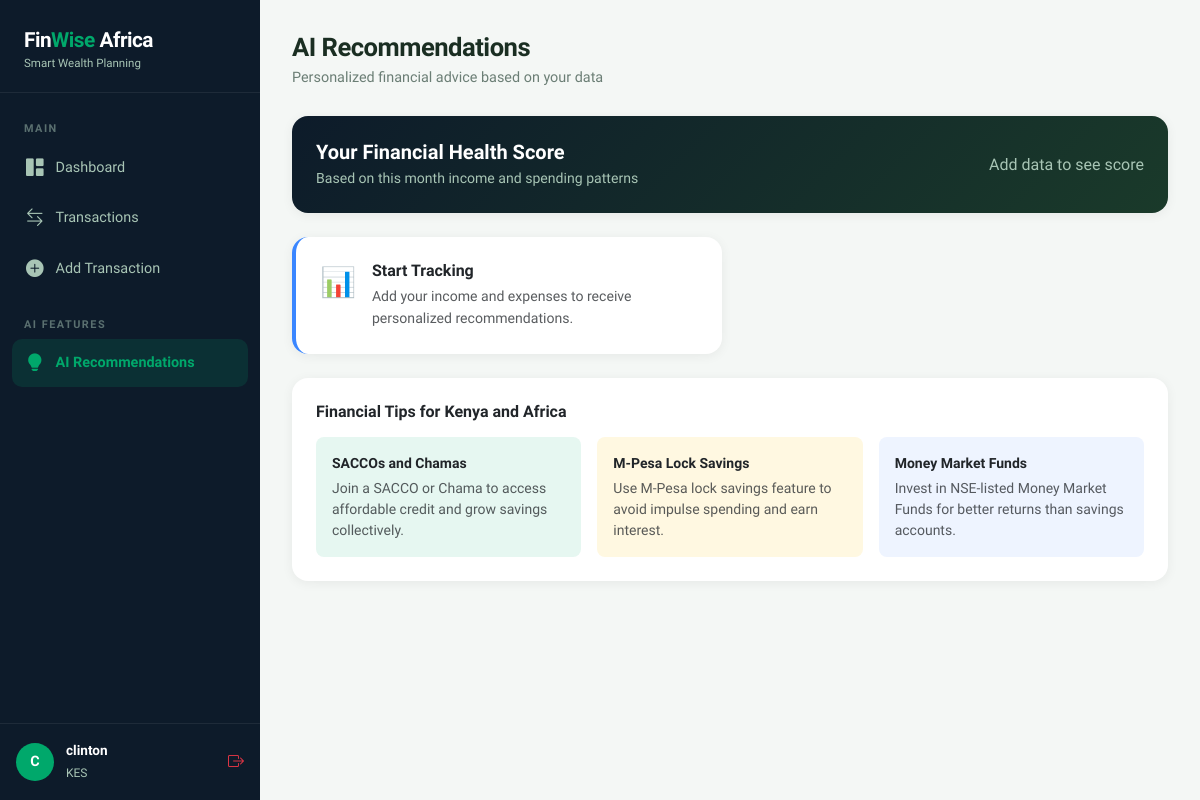
The page /recommendations (signed in) on the database its author committed.
### models/user.py (models this page shows, shortened)
class User(UserMixin, db.Model):
    __tablename__ = 'users'
    id = db.Column(db.Integer, primary_key=True)
    full_name = db.Column(db.String(100), nullable=False)
    email = db.Column(db.String(120), unique=True, nullable=False)
    password_hash = db.Column(db.String(256), nullable=False)
    currency = db.Column(db.String(10), default='KES')
    monthly_income_target = db.Column(db.Float, default=0.0)
    created_at = db.Column(db.DateTime, default=db.func.now())
    transactions = db.relationship('Transaction', backref='user', lazy=True)
    savings = db.relationship('Savings', backref='user', lazy=True)

### routes/recommendations.py (the view)
@recommendations_bp.route('/recommendations')
@login_required
def index():
    now = datetime.utcnow()
    month_start = date(now.year, now.month, 1)
    total_income = db.session.query(func.sum(Transaction.amount)).filter(
        Transaction.user_id == current_user.id,
        Transaction.type == 'income',
        Transaction.date >= month_start
    ).scalar() or 0
    total_expenses = db.session.query(func.sum(Transaction.amount)).filter(
        Transaction.user_id == current_user.id,
        Transaction.type == 'expense',
        Transaction.date >= month_start
    ).scalar() or 0
    expense_by_category = db.session.query(
        Transaction.category, func.sum(Transaction.amount)
    ).filter(
        Transaction.user_id == current_user.id,
        Transaction.type == 'expense',
        Transaction.date >= month_start
    ).group_by(Transaction.category).all()
    recommendations = generate_recommendations(total_income, total_expenses, expense_by_category)
    return render_template('recommendations/index.html',
        recommendations=recommendations,
        total_income=total_income,
        total_expenses=total_expenses
    )

### app.py (called while the page is built)
def create_app():
    app = Flask(__name__)
    app.config.from_object(Config)
    db.init_app(app)
    login_manager = LoginManager()
    login_manager.init_app(app)
    login_manager.login_view = 'auth.login'
    login_manager.login_message_category = 'warning'
    @login_manager.user_loader
    def load_user(user_id):
        return User.query.get(int(user_id))
    from routes.auth import auth_bp
    from routes.dashboard import dashboard_bp
    from routes.transactions import transactions_bp
    from routes.recommendations import recommendations_bp
    app.register_blueprint(auth_bp)
    app.register_blueprint(dashboard_bp)
    app.register_blueprint(transactions_bp)
    app.register_blueprint(recommendations_bp)
    @app.route('/')
    def index():
        return redirect(url_for('dashboard.index'))
    with app.app_context():
        db.create_all()
    return app

### ml/advisor.py (called while the page is built, shortened)
def generate_recommendations(total_income, total_expenses, expense_by_category):
    recommendations = []
    if total_income == 0:
        recommendations.append({
            'type': 'info',
            'icon': '📊',
            'title': 'Start Tracking',
            'message': 'Add your income and expenses to receive personalized recommendations.'
        })
        return recommendations

### templates/recommendations/index.html (shortened to what this page needs)
{% extends 'base.html' %}
{% block content %}
<div class="page-header">
    <h2>AI Recommendations</h2>
    <p>Personalized financial advice based on your data</p>
</div>
<div class="card p-4 mb-4" style="background: linear-gradient(135deg, #0D1B2A, #1A3A2A); color:white;">
    <div class="row align-items-center">
        <div class="col-md-8">
            <h5 class="fw-bold mb-1">Your Financial Health Score</h5>
            <p class="mb-0" style="color:#A8C5B5; font-size:0.88rem;">Based on this month income and spending patterns</p>
        </div>
        <div class="col-md-4 text-md-end mt-3 mt-md-0">
            {% if total_income > 0 %}
                {% set savings_rate = ((total_income - total_expenses) / total_income * 100) | round(1) %}
                <div style="font-size:2.2rem; font-weight:800; color:#00A86B;">{{ savings_rate }}%</div>
                <small style="color:#A8C5B5;">Savings Rate</small>
            {% else %}
                <div style="font-size:1rem; color:#A8C5B5;">Add data to see score</div>
            {% endif %}
        </div>
    </div>
</div>
<div class="row g-3">
{% for rec in recommendations %}
    <div class="col-md-6">
        <div class="card p-4 h-100" style="border-left: 4px solid
            {% if rec.type == 'success' %}#00A86B
            {% elif rec.type == 'warning' %}#FFB800
            {% elif rec.type == 'danger' %}#E63946
            {% else %}#3A86FF{% endif %};">
            <div class="d-flex align-items-start gap-3">
                <div style="font-size:1.8rem;">{{ rec.icon }}</div>
                <div>
                    <h6 class="fw-bold mb-1">{{ rec.title }}</h6>
                    <p class="text-muted mb-0" style="font-size:0.88rem; line-height:1.6;">{{ rec.message }}</p>
                </div>
            </div>
        </div>
    </div>
{% endfor %}
</div>
<div class="card p-4 mt-4">
    <h6 class="fw-bold mb-3">Financial Tips for Kenya and Africa</h6>
    <div class="row g-3">
        <div class="col-md-4">
            <div class="p-3 rounded-3" style="background:#E6F7F1;">
                <div class="fw-bold small mb-1">SACCOs and Chamas</div>
                <p class="small text-muted mb-0">Join a SACCO or Chama to access affordable credit and grow savings collectively.</p>
            </div>
        </div>
        <div class="col-md-4">
            <div class="p-3 rounded-3" style="background:#FFF8E1;">
                <div class="fw-bold small mb-1">M-Pesa Lock Savings</div>
                <p class="small text-muted mb-0">Use M-Pesa lock savings feature to avoid impulse spending and earn interest.</p>
            </div>
        </div>
        <div class="col-md-4">
            <div class="p-3 rounded-3" style="background:#EEF4FF;">
                <div class="fw-bold small mb-1">Money Market Funds</div>
                <p class="small text-muted mb-0">Invest in NSE-listed Money Market Funds for better returns than savings accounts.</p>
            </div>
        </div>
    </div>
</div>
{% endblock %}

### templates/base.html (shortened to what this page needs)
<!DOCTYPE html>
<html lang="en">
<head>
    <link href="https://cdn.jsdelivr.net/npm/bootstrap@5.3.0/dist/css/bootstrap.min.css" rel="stylesheet">
    <link href="https://cdn.jsdelivr.net/npm/bootstrap-icons@1.11.0/font/bootstrap-icons.css" rel="stylesheet">
</head>
<body>
{% if current_user.is_authenticated %}
<div class="sidebar">
    <div class="sidebar-brand">
        <h4>Fin<span>Wise</span> Africa</h4>
        <small>Smart Wealth Planning</small>
    </div>
    <nav class="sidebar-nav">
        <div class="sidebar-label">Main</div>
        <a href="{{ url_for('dashboard.index') }}" class="{{ 'active' if request.endpoint == 'dashboard.index' }}">
            <i class="bi bi-grid-1x2-fill"></i> Dashboard
        </a>
        <a href="{{ url_for('transactions.index') }}" class="{{ 'active' if 'transactions' in request.endpoint }}">
            <i class="bi bi-arrow-left-right"></i> Transactions
        </a>
        <a href="{{ url_for('transactions.add') }}">
            <i class="bi bi-plus-circle-fill"></i> Add Transaction
        </a>
        <div class="sidebar-label mt-3">AI Features</div>
        <a href="{{ url_for('recommendations.index') }}" class="{{ 'active' if 'recommendations' in request.endpoint }}">
            <i class="bi bi-lightbulb-fill"></i> AI Recommendations
        </a>
    </nav>
    <div class="sidebar-user">
        <div class="user-avatar">{{ current_user.full_name[0].upper() }}</div>
        <div class="user-info">
            <strong>{{ current_user.full_name.split()[0] }}</strong>
            <small>{{ current_user.currency }}</small>
        </div>
        <a href="{{ url_for('auth.logout') }}" class="ms-auto text-danger" title="Logout">
            <i class="bi bi-box-arrow-right"></i>
        </a>
    </div>
</div>
<div class="main-content">
{% endif %}
    {% block content %}{% endblock %}
{% if current_user.is_authenticated %}
</div>
{% endif %}
</body>
</html>

### templates/base.html (style rules this page uses)
:root { --primary: #00A86B; --primary-dark: #007A4D; --primary-light: #E6F7F1; --accent: #FFB800; --danger: #E63946; --bg: #F4F7F5; --sidebar-bg: #0D1B2A; --sidebar-text: #A8C5B5; --sidebar-active: #00A86B; --card-bg: #FFFFFF; --text-main: #1A2E22; --text-muted: #6B7E75; }
* { box-sizing: border-box; }
body { font-family: 'Plus Jakarta Sans', sans-serif; background: var(--bg); color: var(--text-main); margin: 0; }
.sidebar { width: 260px; min-height: 100vh; background: var(--sidebar-bg); position: fixed; top: 0; left: 0; display: flex; flex-direction: column; padding: 0; z-index: 100; transition: all 0.3s; }
.sidebar-brand { padding: 28px 24px 20px; border-bottom: 1px solid rgba(255,255,255,0.07); }
.sidebar-brand h4 { color: #fff; font-weight: 800; font-size: 1.3rem; margin: 0; letter-spacing: -0.5px; }
.sidebar-brand span { color: var(--primary); }
.sidebar-brand small { color: var(--sidebar-text); font-size: 0.72rem; display: block; margin-top: 2px; }
.sidebar-nav { padding: 20px 12px; flex: 1; }
.sidebar-label { color: rgba(168,197,181,0.5); font-size: 0.68rem; font-weight: 700; letter-spacing: 1.5px; text-transform: uppercase; padding: 8px 12px 6px; }
.sidebar-nav a { display: flex; align-items: center; gap: 12px; padding: 11px 14px; color: var(--sidebar-text); text-decoration: none; border-radius: 10px; font-size: 0.9rem; font-weight: 500; margin-bottom: 2px; transition: all 0.2s; }
.sidebar-nav a:hover, .sidebar-nav a.active { background: rgba(0,168,107,0.15); color: #fff; }
.sidebar-nav a.active { color: var(--primary); font-weight: 600; }
.sidebar-nav a i { font-size: 1.1rem; }
.sidebar-user { padding: 16px; border-top: 1px solid rgba(255,255,255,0.07); display: flex; align-items: center; gap: 12px; }
.user-avatar { width: 38px; height: 38px; border-radius: 50%; background: var(--primary); display: flex; align-items: center; justify-content: center; color: white; font-weight: 700; font-size: 0.9rem; flex-shrink: 0; }
.user-info small { color: var(--sidebar-text); font-size: 0.75rem; }
.user-info strong { color: #fff; font-size: 0.85rem; display: block; }
.main-content { margin-left: 260px; min-height: 100vh; padding: 32px; }
.page-header { margin-bottom: 28px; }
.page-header h2 { font-weight: 800; font-size: 1.6rem; margin: 0; letter-spacing: -0.5px; }
.page-header p { color: var(--text-muted); margin: 4px 0 0; font-size: 0.9rem; }
.card { border: none; border-radius: 16px; box-shadow: 0 2px 12px rgba(0,0,0,0.06); background: var(--card-bg); }

### rows shown on the page
User: full_name "C", full_name "clinton", currency "KES"

### other values the page prints
{{ rec.icon }} "📊"
{{ rec.title }} "Start Tracking"
{{ rec.message }} "Add your income and expenses to receive personalized recommendations."
